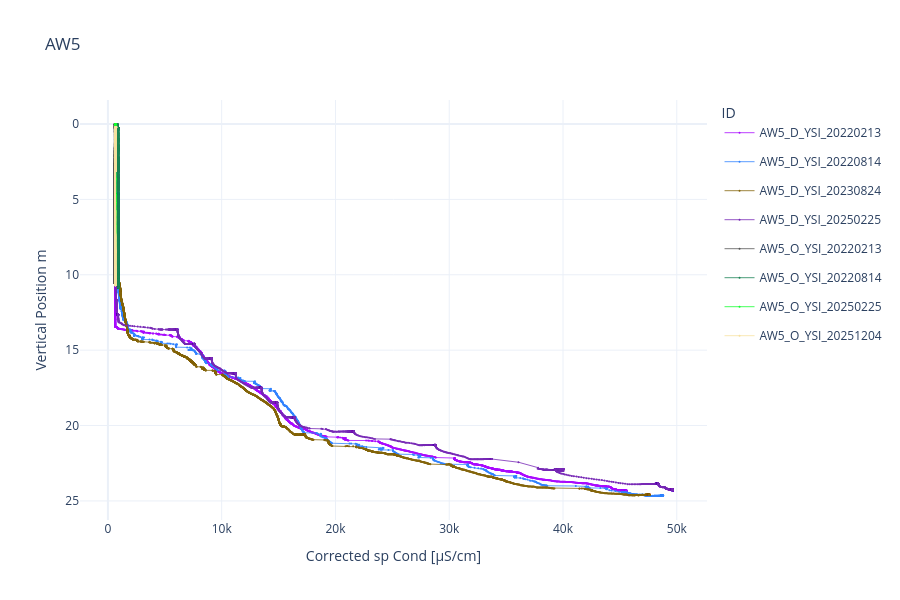

Notebook cell for this chart:
### Code cell
path_dgh = f'{root}/data/dgh_fwl_estimation_48000_raw_aw5.csv'
path_sec_files = f'{root}/data/raw/raw_aw5'

fig = plot_dgh_traces_with_breakpoints(
    path_dgh=path_dgh,
    path_sec_files=path_sec_files,
    vp_column='Vertical Position m',
    sec_column='Corrected sp Cond [µS/cm]',
    title='AW5'
)

fig.show()

### Figure 1 — Plotly figure (JSON) as saved in the notebook; plotly's stock layout.template omitted (floating-point values rounded to 4 significant figures; data arrays with more than 128 entries replaced by an {"elided": "..."} marker saying what was removed)
{"data": [{"hovertemplate": "ID: AW5_D_YSI_20220213<br>Archivo: AW5_D_YSI_20220213.csv<br>Corrected sp Cond [µS/cm]: %{x}<br>Vertical Position m: %{y}<extra></extra>", "legendgroup": "AW5_D_YSI_20220213", "line": {"color": "#AA0DFE", "width": 0.8}, "marker": {"color": "#AA0DFE", "size": 2, "symbol": "circle"}, "mode": "lines+markers", "name": "AW5_D_YSI_20220213", "showlegend": true, "type": "scatter", "x": {"elided": "7292 float values"}, "y": {"elided": "7292 float values"}}, {"hovertemplate": "ID: AW5_D_YSI_20220814<br>Archivo: AW5_D_YSI_20220814.csv<br>Corrected sp Cond [µS/cm]: %{x}<br>Vertical Position m: %{y}<extra></extra>", "legendgroup": "AW5_D_YSI_20220814", "line": {"color": "#3283FE", "width": 0.8}, "marker": {"color": "#3283FE", "size": 2, "symbol": "circle"}, "mode": "lines+markers", "name": "AW5_D_YSI_20220814", "showlegend": true, "type": "scatter", "x": {"elided": "15868 float values"}, "y": {"elided": "15868 float values"}}, {"hovertemplate": "ID: AW5_D_YSI_20230824<br>Archivo: AW5_D_YSI_20230824.csv<br>Corrected sp Cond [µS/cm]: %{x}<br>Vertical Position m: %{y}<extra></extra>", "legendgroup": "AW5_D_YSI_20230824", "line": {"color": "#85660D", "width": 0.8}, "marker": {"color": "#85660D", "size": 2, "symbol": "circle"}, "mode": "lines+markers", "name": "AW5_D_YSI_20230824", "showlegend": true, "type": "scatter", "x": {"elided": "13416 float values"}, "y": {"elided": "13416 float values"}}, {"hovertemplate": "ID: AW5_D_YSI_20250225<br>Archivo: AW5_D_YSI_20250225.csv<br>Corrected sp Cond [µS/cm]: %{x}<br>Vertical Position m: %{y}<extra></extra>", "legendgroup": "AW5_D_YSI_20250225", "line": {"color": "#782AB6", "width": 0.8}, "marker": {"color": "#782AB6", "size": 2, "symbol": "circle"}, "mode": "lines+markers", "name": "AW5_D_YSI_20250225", "showlegend": true, "type": "scatter", "x": {"elided": "13688 float values"}, "y": {"elided": "13688 float values"}}, {"hovertemplate": "ID: AW5_O_YSI_20220213<br>Archivo: AW5_O_YSI_20220213.csv<br>Corrected sp Cond [µS/cm]: %{x}<br>Vertical Position m: %{y}<extra></extra>", "legendgroup": "AW5_O_YSI_20220213", "line": {"color": "#565656", "width": 0.8}, "marker": {"color": "#565656", "size": 2, "symbol": "circle"}, "mode": "lines+markers", "name": "AW5_O_YSI_20220213", "showlegend": true, "type": "scatter", "x": {"elided": "3664 float values"}, "y": {"elided": "3664 float values"}}, {"hovertemplate": "ID: AW5_O_YSI_20220814<br>Archivo: AW5_O_YSI_20220814.csv<br>Corrected sp Cond [µS/cm]: %{x}<br>Vertical Position m: %{y}<extra></extra>", "legendgroup": "AW5_O_YSI_20220814", "line": {"color": "#1C8356", "width": 0.8}, "marker": {"color": "#1C8356", "size": 2, "symbol": "circle"}, "mode": "lines+markers", "name": "AW5_O_YSI_20220814", "showlegend": true, "type": "scatter", "x": {"elided": "10460 float values"}, "y": {"elided": "10460 float values"}}, {"hovertemplate": "ID: AW5_O_YSI_20250225<br>Archivo: AW5_O_YSI_20250225.csv<br>Corrected sp Cond [µS/cm]: %{x}<br>Vertical Position m: %{y}<extra></extra>", "legendgroup": "AW5_O_YSI_20250225", "line": {"color": "#16FF32", "width": 0.8}, "marker": {"color": "#16FF32", "size": 2, "symbol": "circle"}, "mode": "lines+markers", "name": "AW5_O_YSI_20250225", "showlegend": true, "type": "scatter", "x": {"elided": "5144 float values"}, "y": {"elided": "5144 float values"}}, {"hovertemplate": "ID: AW5_O_YSI_20251204<br>Archivo: AW5_O_YSI_20251204.csv<br>Corrected sp Cond [µS/cm]: %{x}<br>Vertical Position m: %{y}<extra></extra>", "legendgroup": "AW5_O_YSI_20251204", "line": {"color": "#F7E1A0", "width": 0.8}, "marker": {"color": "#F7E1A0", "size": 2, "symbol": "circle"}, "mode": "lines+markers", "name": "AW5_O_YSI_20251204", "showlegend": true, "type": "scatter", "x": {"elided": "5597 float values"}, "y": {"elided": "5597 float values"}}], "layout": {"height": 600, "hovermode": "closest", "legend": {"title": {"text": "ID"}}, "title": {"text": "AW5"}, "xaxis": {"title": {"text": "Corrected sp Cond [µS/cm]"}}, "yaxis": {"autorange": "reversed", "title": {"text": "Vertical Position m"}}}}
